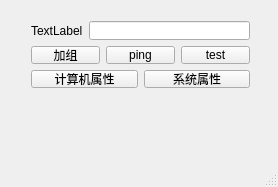
<?xml version="1.0" encoding="UTF-8"?>
<ui version="4.0">
 <class>QtWidgetsApplication1Class</class>
 <widget class="QMainWindow" name="QtWidgetsApplication1Class">
  <property name="windowModality">
   <enum>Qt::NonModal</enum>
  </property>
  <property name="geometry">
   <rect>
    <x>0</x>
    <y>0</y>
    <width>278</width>
    <height>187</height>
   </rect>
  </property>
  <property name="windowTitle">
   <string>QtWidgetsApplication1</string>
  </property>
  <property name="toolButtonStyle">
   <enum>Qt::ToolButtonIconOnly</enum>
  </property>
  <property name="animated">
   <bool>false</bool>
  </property>
  <property name="dockNestingEnabled">
   <bool>false</bool>
  </property>
  <widget class="QWidget" name="centralWidget">
   <widget class="QWidget" name="">
    <property name="geometry">
     <rect>
      <x>20</x>
      <y>10</y>
      <width>241</width>
      <height>89</height>
     </rect>
    </property>
    <layout class="QVBoxLayout" name="verticalLayout">
     <item>
      <layout class="QHBoxLayout" name="horizontalLayout">
       <item>
        <widget class="QLabel" name="label_test">
         <property name="text">
          <string>TextLabel</string>
         </property>
        </widget>
       </item>
       <item>
        <widget class="QLineEdit" name="lineEdit"/>
       </item>
      </layout>
     </item>
     <item>
      <layout class="QHBoxLayout" name="horizontalLayout_3">
       <item>
        <widget class="QPushButton" name="pushButton_3">
         <property name="text">
          <string>加组</string>
         </property>
        </widget>
       </item>
       <item>
        <widget class="QPushButton" name="pushButton_4">
         <property name="text">
          <string>ping</string>
         </property>
        </widget>
       </item>
       <item>
        <widget class="QPushButton" name="pushButton_5">
         <property name="sizePolicy">
          <sizepolicy hsizetype="Minimum" vsizetype="Fixed">
           <horstretch>0</horstretch>
           <verstretch>0</verstretch>
          </sizepolicy>
         </property>
         <property name="text">
          <string>test</string>
         </property>
        </widget>
       </item>
      </layout>
     </item>
     <item>
      <layout class="QHBoxLayout" name="horizontalLayout_2">
       <item>
        <widget class="QPushButton" name="pushButton">
         <property name="text">
          <string>计算机属性</string>
         </property>
        </widget>
       </item>
       <item>
        <widget class="QPushButton" name="pushButton_2">
         <property name="text">
          <string>系统属性</string>
         </property>
        </widget>
       </item>
      </layout>
     </item>
    </layout>
   </widget>
  </widget>
  <widget class="QStatusBar" name="statusBar"/>
 </widget>
 <layoutdefault spacing="6" margin="11"/>
 <resources>
  <include location="QtWidgetsApplication1.qrc"/>
 </resources>
 <connections/>
</ui>
